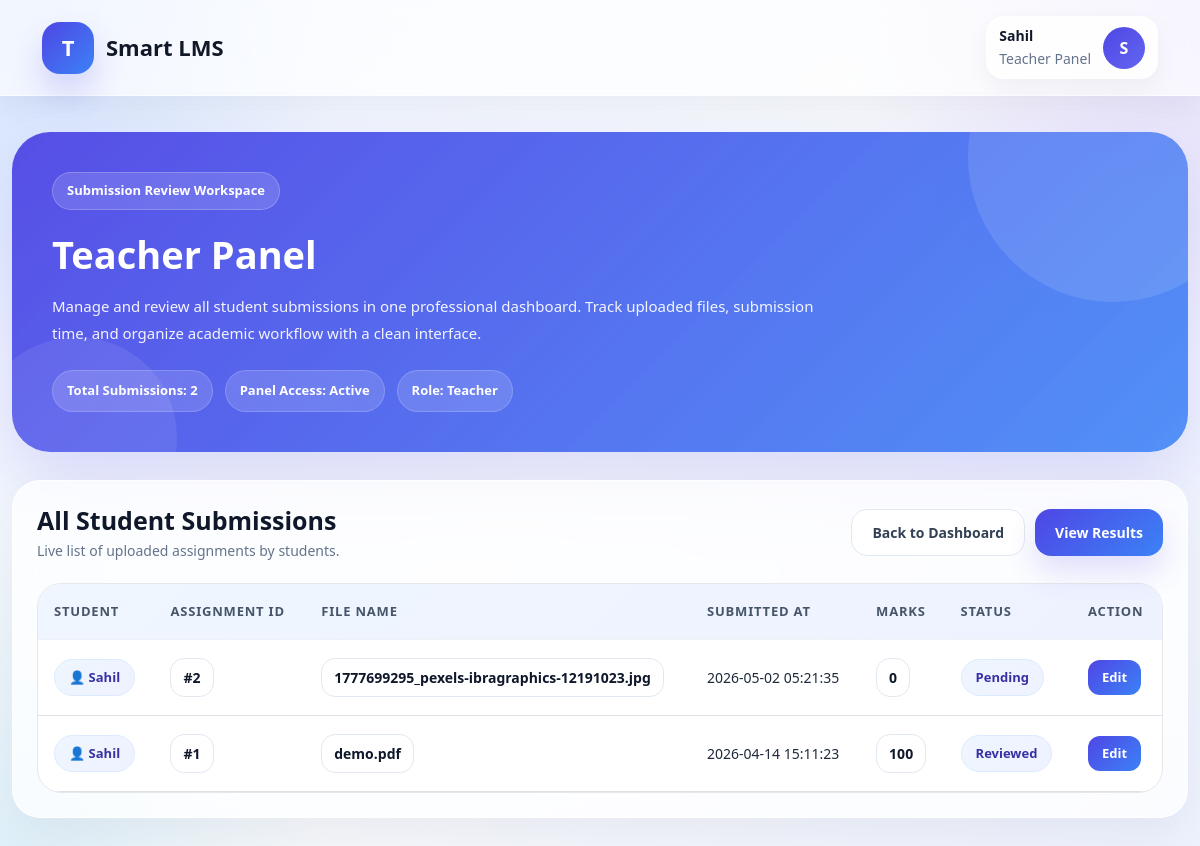
/lms_project/teacher_panel.php (signed in), run on the app's committed database.
### tables this page shows
CREATE TABLE `submissions` (
  `id` int(11) NOT NULL,
  `assignment_id` int(11) DEFAULT NULL,
  `student_name` varchar(100) DEFAULT NULL,
  `file_name` varchar(255) DEFAULT NULL,
  `submitted_at` timestamp NOT NULL DEFAULT current_timestamp(),
  `marks` int(11) DEFAULT 0,
  `status` varchar(50) DEFAULT 'Pending'
);

### lms_project/teacher_panel.php (the view, shortened to what this page needs)
<?php
include 'includes/db.php';
$user = $_SESSION['user'];
$name = isset($user['name']) ? $user['name'] : 'Teacher';
$initial = strtoupper(substr($name, 0, 1));
$query = "SELECT * FROM submissions ORDER BY submitted_at DESC";
$result = mysqli_query($conn, $query);
$total_submissions = mysqli_num_rows($result);
?>
<!DOCTYPE html>
<html lang="en">
<head>
    <link href="https://cdn.jsdelivr.net/npm/bootstrap@5.0.2/dist/css/bootstrap.min.css" rel="stylesheet">
</head>
<body>
<nav class="navbar-pro">
    <div class="container d-flex justify-content-between align-items-center">
        <div class="brand">
            <div class="brand-logo">T</div>
            <div>Smart LMS</div>
        </div>
        <div class="profile-chip">
            <div>
                <div style="font-size:14px; font-weight:800; color:#0f172a;"><?php echo htmlspecialchars($name); ?></div>
                <small style="color:#64748b;">Teacher Panel</small>
            </div>
            <div class="avatar"><?php echo $initial; ?></div>
        </div>
    </div>
</nav>
<div class="main-wrap">
    <div class="container page-shell">
        <div class="hero-panel">
            <div class="hero-tag">Submission Review Workspace</div>
            <div class="hero-title">Teacher Panel</div>
            <p class="hero-sub">
                Manage and review all student submissions in one professional dashboard.
                Track uploaded files, submission time, and organize academic workflow with a clean interface.
            </p>
            <div class="hero-summary">
                <div class="hero-chip">Total Submissions: <?php echo $total_submissions; ?></div>
                <div class="hero-chip">Panel Access: Active</div>
                <div class="hero-chip">Role: Teacher</div>
            </div>
        </div>
        <div class="glass-card">
            <div class="section-head">
                <div>
                    <h3>All Student Submissions</h3>
                    <p>Live list of uploaded assignments by students.</p>
                </div>
                <div style="display:flex; gap:10px; flex-wrap:wrap;">
                    <a href="/lms_project/dashboard.php" class="btn-pro btn-light-pro">Back to Dashboard</a>
                    <a href="/lms_project/results.php" class="btn-pro btn-primary-pro">View Results</a>
                </div>
            </div>
            <?php if ($total_submissions > 0) { ?>
                <div class="table-shell">
                    <div class="table-responsive">
                        <table class="table align-middle">
                            <thead>
                                <tr>
                                    <th>Student</th>
                                    <th>Assignment ID</th>
                                    <th>File Name</th>
                                    <th>Submitted At</th>
                                    <th>Marks</th>
                                    <th>Status</th>
                                    <th>Action</th>
                                </tr>
                            </thead>
                            <tbody>
                                <?php while($row = mysqli_fetch_assoc($result)) { ?>
                                    <tr>
                                        <td data-label="Student">
                                            <span class="pill">👤 <?php echo htmlspecialchars($row['student_name']); ?></span>
                                        </td>
                                        <td data-label="Assignment ID">
                                            <span class="file-pill">#<?php echo htmlspecialchars($row['assignment_id']); ?></span>
                                        </td>
                                        <td data-label="File Name">
                                            <span class="file-pill"><?php echo htmlspecialchars($row['file_name']); ?></span>
                                        </td>
                                        <td data-label="Submitted At">
                                            <?php echo htmlspecialchars($row['submitted_at']); ?>
                                        </td>
                                        <td data-label="Marks">
                                            <span class="file-pill"><?php echo htmlspecialchars($row['marks']); ?></span>
                                        </td>
                                        <td data-label="Status">
                                            <span class="pill"><?php echo htmlspecialchars($row['status']); ?></span>
                                        </td>
                                        <td data-label="Action">
                                            <a href="/lms_project/edit_submission.php?id=<?php echo $row['id']; ?>" class="edit-btn">
                                                Edit
                                            </a>
                                        </td>
                                    </tr>
                                <?php } ?>
                            </tbody>
                        </table>
                    </div>
                </div>
            <?php } ?>
        </div>
    </div>
</div>
</body>
</html>

### data on the page
submissions: student_name "Sahil", assignment "2", file_name "1777699295_pexels-ibragraphics-12191023.jpg", submitted_at "2026-05-02 05:21:35", marks "0", status "Pending"
submissions: student_name "Sahil", assignment "1", file_name "demo.pdf", submitted_at "2026-04-14 15:11:23", marks "100", status "Reviewed"

### other printed values
$name "Sahil"
$initial "S"
$total_submissions "2"
